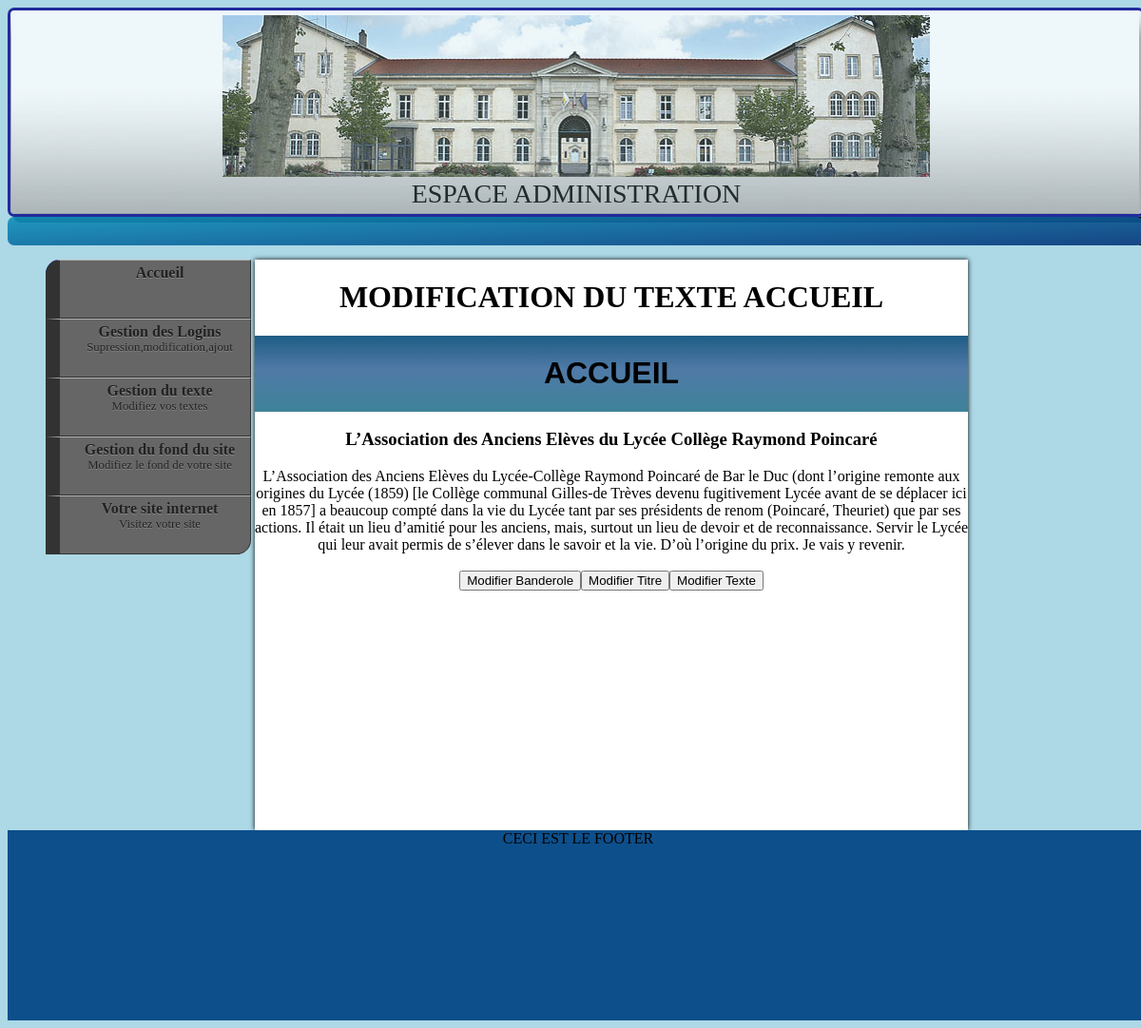
The app's page /Association-anciens-eleves/admin/index_admin.php?page=modif_texte_accueil (signed in) with its own data.
### tables this page shows
CREATE TABLE IF NOT EXISTS `accueil` (
  `id` int(11) NOT NULL AUTO_INCREMENT,
  `banderole` varchar(100) NOT NULL,
  `titre` varchar(100) NOT NULL,
  `texte` text NOT NULL,
  PRIMARY KEY (`id`)
);

### Association-anciens-eleves/admin/modif_texte_accueil.php (the view, shortened to what this page needs)
<form name="formulaire" method="POST">
<?php
		try
	{
		$bdd = new PDO('mysql:host=localhost;dbname=texte_assoc', 'root','');
	}
		catch(Exception $e)
	{
        die('Erreur : '.$e->getMessage());
	}
echo"<div id='bande_inscription1'>";
ECHO'<H1>MODIFICATION DU TEXTE ACCUEIL</H1>';
echo'</div>';
echo"<div id='bande_inscription'>";
	$bdd->exec("SET CHARACTER SET utf8");
	$requete=$bdd->query('SELECT banderole,titre,texte FROM accueil WHERE id=1');
	while ($ligne = $requete->fetch())
	{
	echo'<h1>'.$ligne["banderole"].'</h1>' ;
echo'</div>';
echo"  <center> <h3> ".$ligne["titre"]."</h3> </center> ";
echo $ligne["texte"];
}
echo "<input type='submit' name='updt1' value='Modifier Banderole' />";
  echo "<input type='submit' name='updt2' value='Modifier Titre' />";
    echo "<input type='submit' name='updt3' value='Modifier Texte' />";
?>
</form>

### Association-anciens-eleves/admin/style_bleu.css (style rules this page uses)
body { background-color:lightblue; }
div { overflow: hidden; text-align: center; }
div#bande_inscription { font-family: arial, verdana, sans-serif; background:linear-gradient( #1F5D86, #507AA7) repeat scroll 0 0 transparent; background: -webkit-gradient(linear, left top, left bottom, color-stop(1%,rgba(31, 93, 134, 1)), color-stop(44%,rgba(80, 122, 167, 1)), color-stop(100%,rgba(62, 131, 153, 1))); background: -o-gradient(linear, left top, left bottom, color-stop(1%,rgba(31, 93, 134, 1)), color-stop(44%,rgba(80, 122, 167, 1)), color-stop(100%,rgba(62, 131, 153, 1))); }

### records on screen
accueil: banderole "ACCUEIL", titre "L’Association des Anciens Elèves du Lycée Collège Raymond Poincaré", texte "L’Association des Anciens Elèves du Lycée-Collège Raymond Poincaré de Bar le Duc (dont l’origine remonte aux origines du Lycée (1859) [le Collège communal Gilles-de Trèves devenu fugitivement Lycée avant de se déplacer ici en 1857] a beaucoup compté dans la vie du Lycée tant par ses présidents de renom (Poincaré, Theuriet) que par ses actions. Il était un lieu d’amitié pour les anciens, mais, surtout un lieu de devoir et de reconnaissance. Servir le Lycée qui leur avait permis de s’élever dans le savoir et la vie. D’où l’origine du prix. Je vais y revenir."
